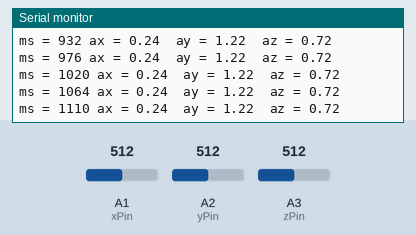
Recording of a sketch running on a simulated Arduino Uno, built with avr-gcc and run on an emulated ATmega328P. Parts: the last lines printed to the serial monitor. The inputs (shaded band) are chosen by the test bench; at power-on: A1 (xPin) = 512, A2 (yPin) = 512, A3 (zPin) = 512.

Above: at 1.2 s.
1.3 s: A1 (xPin) set to 598
At 1.33 s:
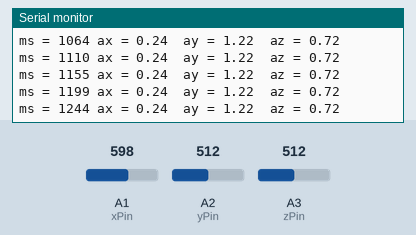
2.8 s: A1 (xPin) set to 629
At 2.81 s:
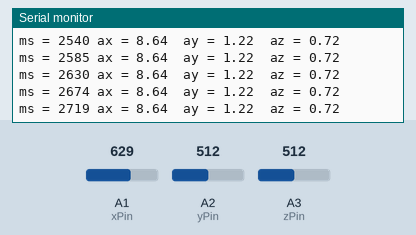
4.3 s: A2 (yPin) set to 588
At 4.31 s:
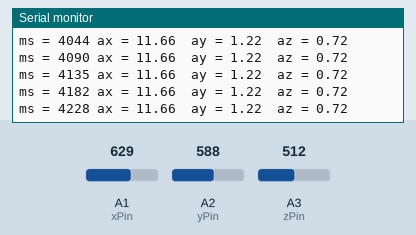
7.3 s: A2 (yPin) set to 618
At 7.33 s:
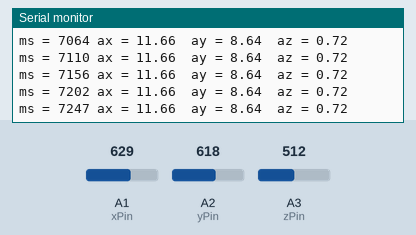
10.3 s: A3 (zPin) set to 589
At 10.33 s:
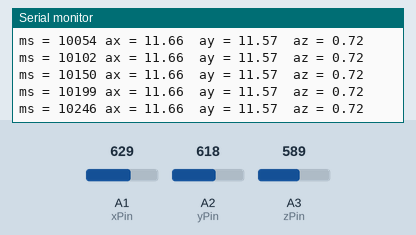
13.3 s: A3 (zPin) set to 619
At 13.3 s:
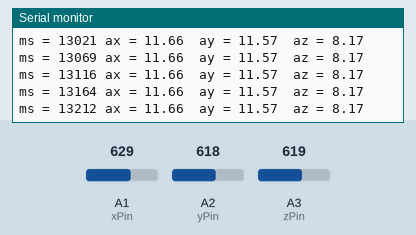
Timing chart, 0 to 15.8 s (numbered marks = the images above; inputs shaded):
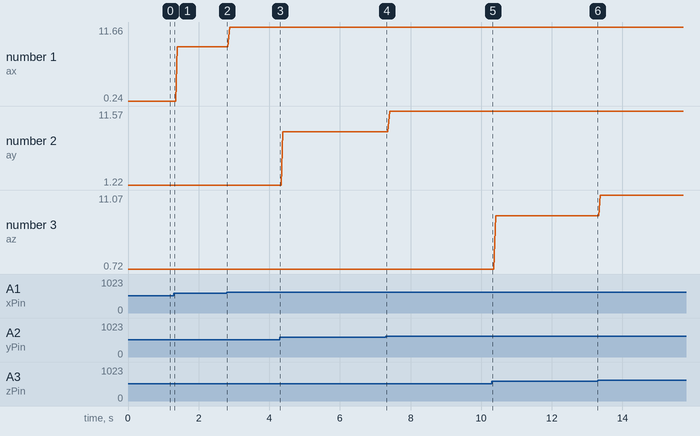

Measured:
- plotted number 1: 0.24 → 8.64 after the input at 1.3 s

The sketch:

Tuntitehtava2_GY61_Genuino.ino
```cpp
// This is a simple working-example to quick measuring:
 // 1. the x, y and z-values read from a GY-61-acceleration-module
 // 2. an angle in eg. the x-direction

// You can put the module in 4 directions to determine the min-max-values:
 // –>   0deg   x = 349  y = 341  z = 425
 // /\    90deg  x = 281  y = 345  z = 357
 // <–  180deg  x = 350  y = 345  z = 288
 //  V   270deg  x = 419  y = 341  z = 355
 // This can be used to measure degrees

// you can use all the analog inputs to control the GY-61
 // picture: https://www.fabtolab.com/ADXL335-GY61?search=gy-61
 const int VCCPin = A0;
 const int xPin   = A1;
 const int yPin   = A2;
 const int zPin   = A3;
 const int GNDPin = A4;

// variables
 int x = 0;
 int y = 0;
 int z = 0;
 double ax = 0.0;
 double ay = 0.0;
 double az = 0.0;
 unsigned long aika = 0;

void setup() {
 // pin A0 (pin14) is VCC and pin A4 (pin18) in GND to activate the GY-61-module
 pinMode(A0, OUTPUT);
 pinMode(A4, OUTPUT);
 digitalWrite(14, HIGH);
 digitalWrite(18, LOW);

// activating debugging for arduino UNO
Serial.begin(9600);
 } // end setup

void loop() {
 x = analogRead(xPin);
 y = analogRead(yPin);
 z = analogRead(zPin);
 aika = millis();
 ax = 0.097612 * x - 49.7333;
 ay = 0.097612 * y - 48.7572;
 az = 0.09665 * z - 48.76;

 // show x, y and z-values
Serial.print("ms = ");
Serial.print(aika);
Serial.print(" ax = ");
Serial.print(ax);
Serial.print("  ay = ");
Serial.print(ay);
Serial.print("  az = ");
Serial.println(az);
 // show angle
//Serial.print(”  angle = “);
//Serial.println(constrain(map(x,349,281,0,90),0,90));
delay(2);
 } // end loop
```
